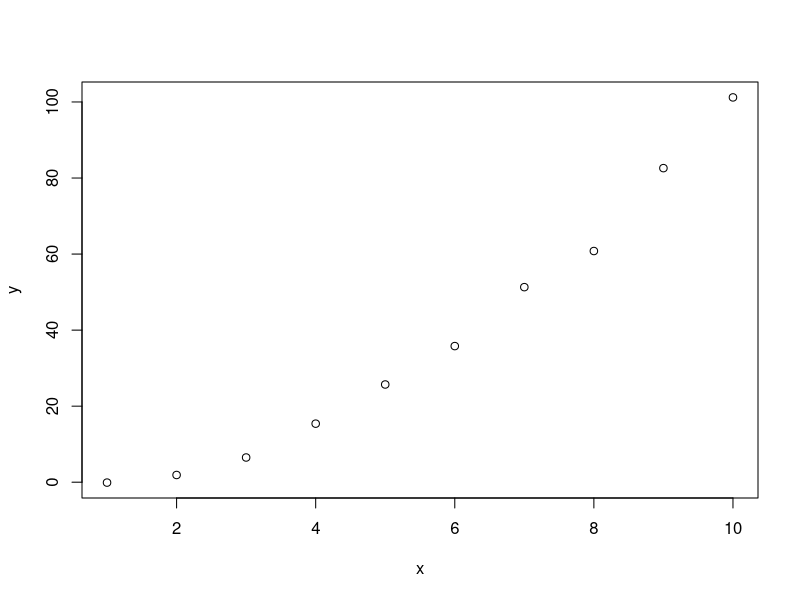

Reproduce this figure in R. (Note: this script raises an error after producing the figure.)
library(truncnorm)

x<-c(1:10)
e<-0.1*ceiling(rtruncnorm(10,-50,50,0,25))
a<-1
b<-0.1
y <- x^2+e
df_stopping <- data.frame(x,y)
plot(x,y)

y <- sqrty^2
df_transf_before <- data.frame(x,y)

df_transf_before_residuals <- data.frame(y,resid(lm(y~x)))

df_transf_after_residuals <- data.frame(sqrty,resid(lm(sqrty~x)))
#plot(y,resid(lm(y~x)))

par(mfrow=(c(1,1)))
plot(x,y)
plot(y,resid(lm(y~x)))
plot(x,sqrty)
plot(y,resid(lm(sqrty~x)))

sqrty <- y^0.5

plot(x,sqrty)

sums <- function(dfr){
  attach(dfr)
  sxx <- sum(x^2) - ((sum(x))^2)/length(x)
  syy <- sum(y) - ((sum(y))^2)/length(y)
  sxy <- sum(x*y) - (sum(x)*sum(y))/length(x)
  print(sxx)
  print(syy)
  print(sxy)
  detach(dfr)
}

sums(df_bivariatetestq1)
